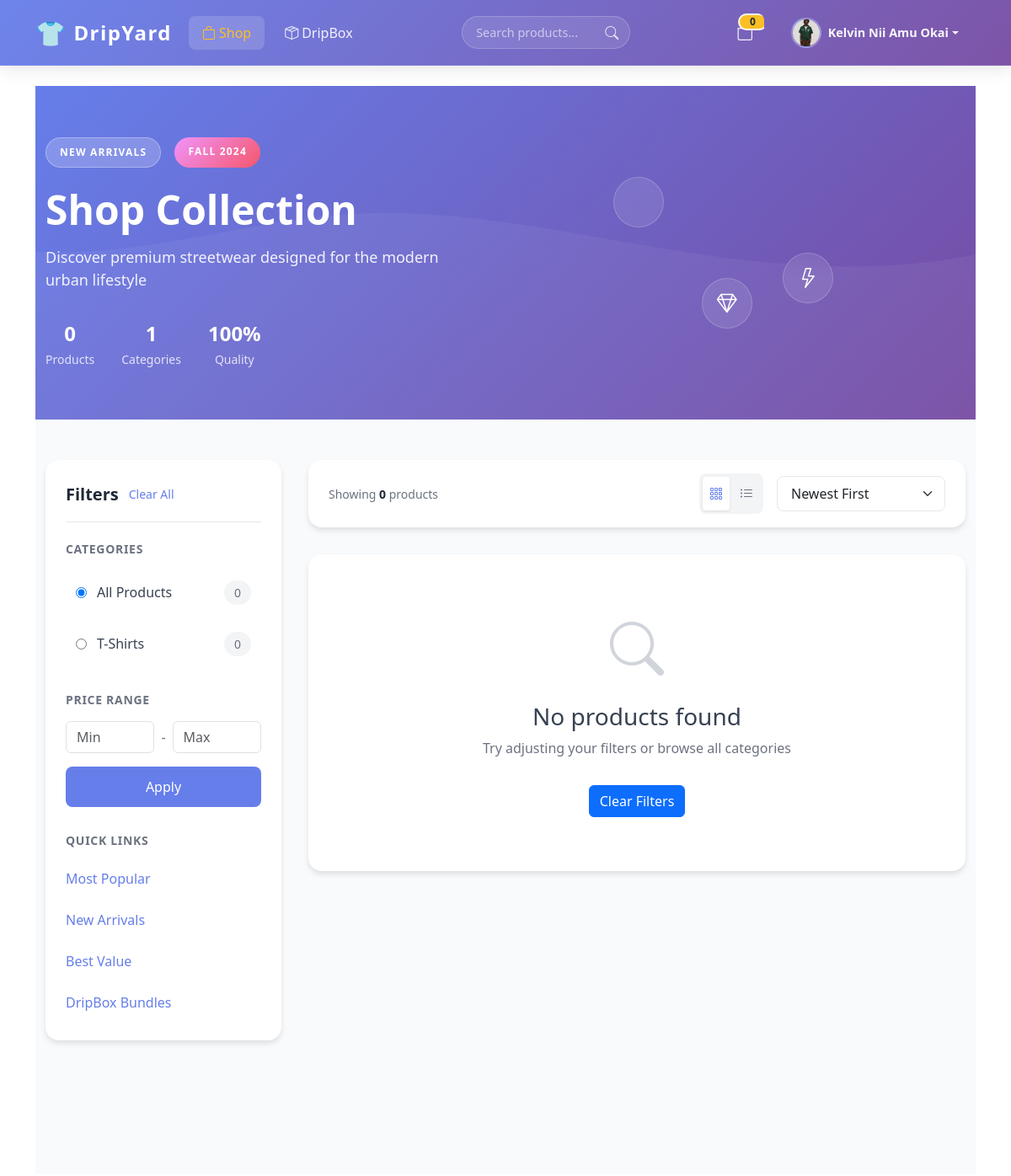
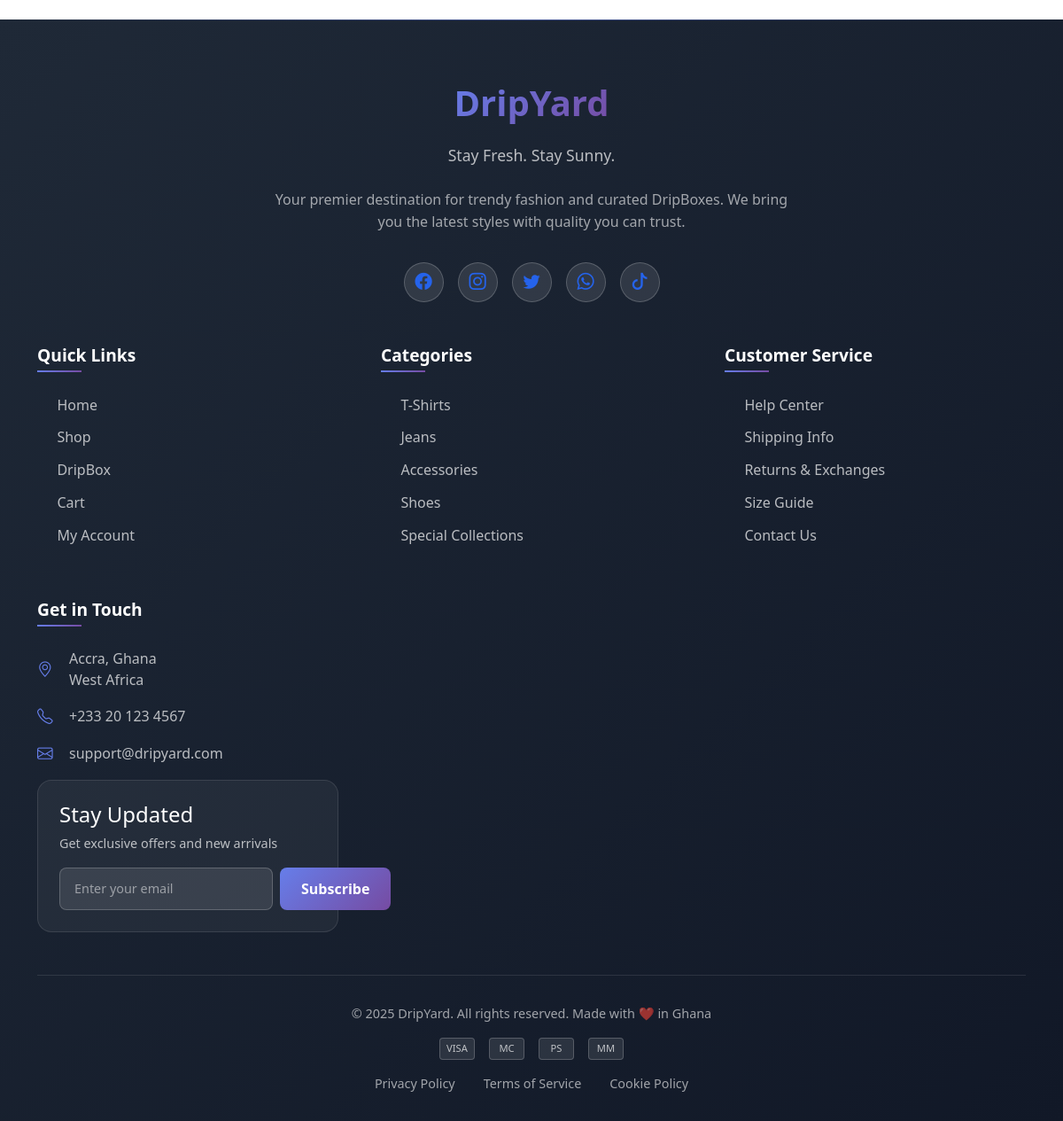
Screenshot of /shop.php (signed in) with the database file from the repository (2 pictures, top to bottom).
### tables this page shows
CREATE TABLE `users` (
  `id` int(10) UNSIGNED NOT NULL,
  `name` varchar(255) NOT NULL,
  `email` varchar(255) NOT NULL,
  `password` varchar(255) NOT NULL,
  `profile_image` varchar(255) DEFAULT NULL,
  `role` varchar(20) NOT NULL DEFAULT 'customer',
  `created_at` timestamp NOT NULL DEFAULT current_timestamp()
);

CREATE TABLE `categories` (
  `id` int(10) UNSIGNED NOT NULL,
  `name` varchar(100) NOT NULL,
  `created_at` timestamp NOT NULL DEFAULT current_timestamp()
);

### public/shop.php (the view, shortened to what the rows shown need)
<?php
$basePath = '..';
require_once __DIR__ . '/../backend/auth.php';
$pdo = getPDO();
$stmtCats = $pdo->query('SELECT * FROM categories ORDER BY name ASC');
$categories = $stmtCats->fetchAll();
$selectedCategory = isset($_GET['category']) ? (int)$_GET['category'] : 0;
$categoryCounts = [];
foreach ($categories as $cat) {
    $countStmt = $pdo->prepare('SELECT COUNT(*) FROM products WHERE category_id = ?');
    $countStmt->execute([$cat['id']]);
    $categoryCounts[$cat['id']] = $countStmt->fetchColumn();
}
include __DIR__ . '/partials/header.php';
?>
<section class="shop-header">
    <div class="container">
        <div class="shop-hero">
            <div class="shop-hero-content">
                <h1 class="shop-title">Shop Collection</h1>
            </div>
        </div>
    </div>
</section>
<section class="shop-content">
    <div class="container">
        <div class="shop-layout">
            <div class="shop-sidebar">
                <div class="filter-card">
                    <div class="filter-section">
                        <div class="category-filters">
                            <?php foreach ($categories as $cat): ?>
                                <label class="category-filter">
                                    <input type="radio" name="category" value="<?php echo (int)$cat['id']; ?>" <?php if ($selectedCategory === (int)$cat['id']) echo 'checked'; ?> onchange="filterByCategory(<?php echo (int)$cat['id']; ?>)">
                                    <span class="category-name"><?php echo htmlspecialchars($cat['name']); ?></span>
                                    <span class="category-count"><?php echo $categoryCounts[$cat['id']] ?? 0; ?></span>
                                </label>
                            <?php endforeach; ?>
                        </div>
                    </div>
                </div>
            </div>
        </div>
    </div>
</section>
<?php include __DIR__ . '/partials/footer.php'; ?>

### public/partials/navbar.php (shortened to what the rows shown need)
<nav class="navbar navbar-expand-lg navbar-dripyard navbar-light">
    <div class="container">
        <div class="collapse navbar-collapse" id="dripyardNav">
            <ul class="navbar-nav ms-auto mb-2 mb-lg-0 align-items-lg-center">
                <?php if ($currentUser): ?>
                    <li class="nav-item dropdown">
                        <a class="nav-link dropdown-toggle d-flex align-items-center" href="#" role="button" data-bs-toggle="dropdown" aria-expanded="false">
                            <div class="navbar-avatar me-2">
                                <?php if ($currentUser['profile_image']): ?>
                                    <img src="<?php echo $basePath; ?>/assets/images/profiles/<?php echo htmlspecialchars($currentUser['profile_image']); ?>"
                                         alt="Profile" class="navbar-avatar-img">
                                <?php else: ?>
                                    <div class="navbar-avatar-placeholder">
                                        <?php echo strtoupper(substr($currentUser['name'], 0, 1)); ?>
                                    </div>
                                <?php endif; ?>
                            </div>
                            <span class="navbar-user-name"><?php echo htmlspecialchars($currentUser['name']); ?></span>
                        </a>
                    </li>
                <?php endif; ?>
            </ul>
        </div>
    </div>
</nav>

### rows the page displays
users: profile_image (picture), name "Kelvin Nii Amu Okai"
categories: category "☐ T-Shirts 0", name "T-Shirts", id "0"

### other values shown
$cartCount "0"
count($products) "0"
count($categories) "1"
array_sum($categoryCounts) "0"
